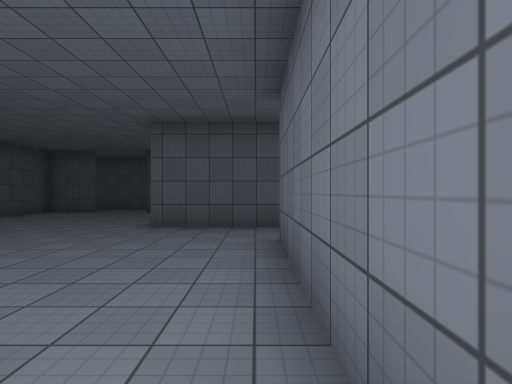
view 1 (above)

17 first-person views from a walk through a 3-D level made in the Unity game engine. The camera is 1.5 m above the floor, looks level and sees 80° across. The floor is counted in squares, 2 m on a side. Each view is taken from the middle of a square. On the plan, view 1 faces up. The plan holds only what a view shows up to about 10 squares ahead; the rest is blank. The place goes on beyond the plan. Surface patterns are stand-ins for the level's own textures.

view 2
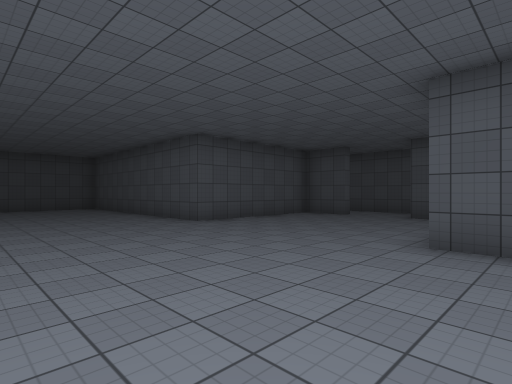

view 3
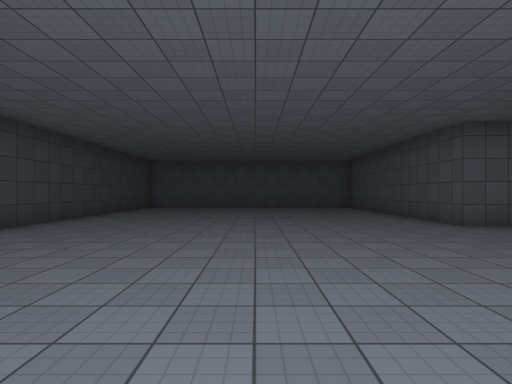

view 4
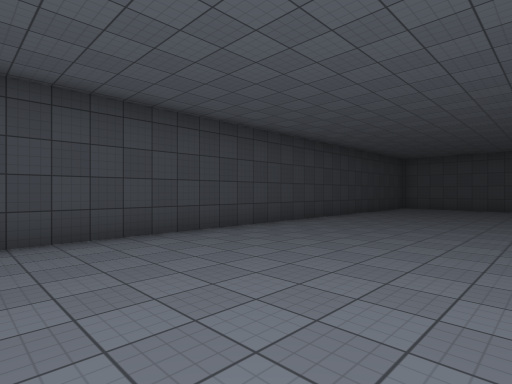

view 5
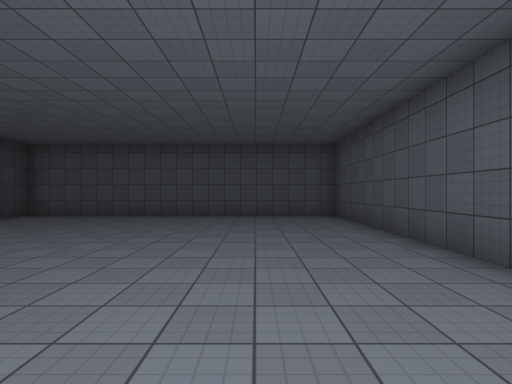

view 6
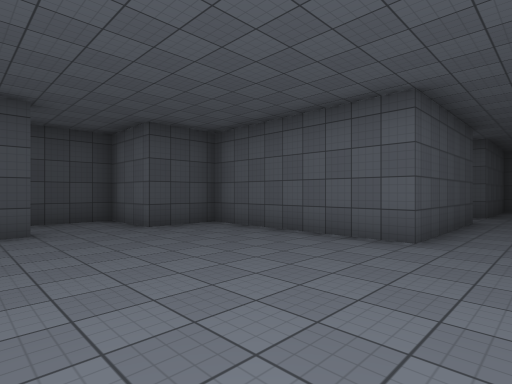

view 7
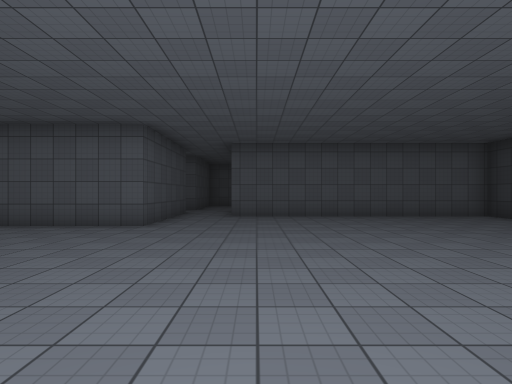

view 8
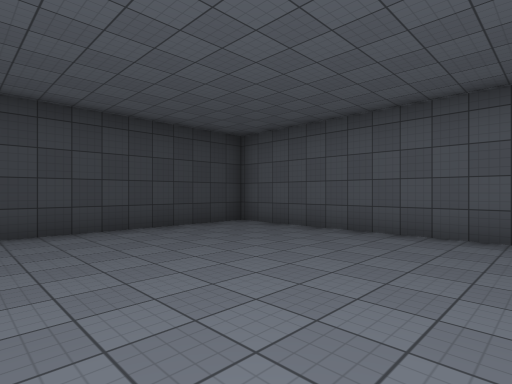

view 9
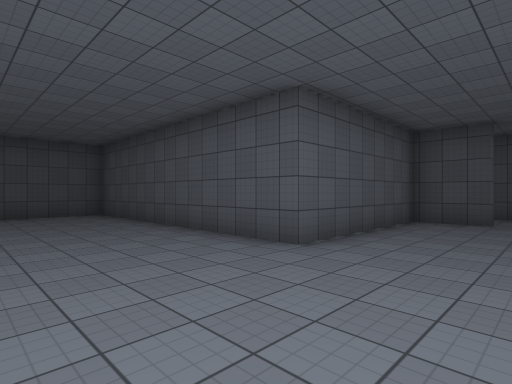

view 10
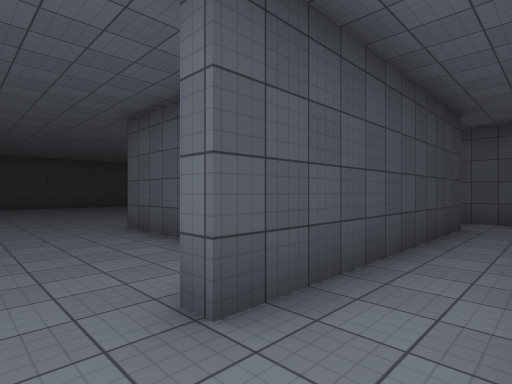

view 11
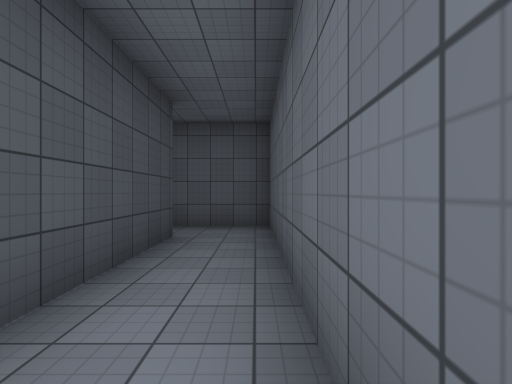

view 12
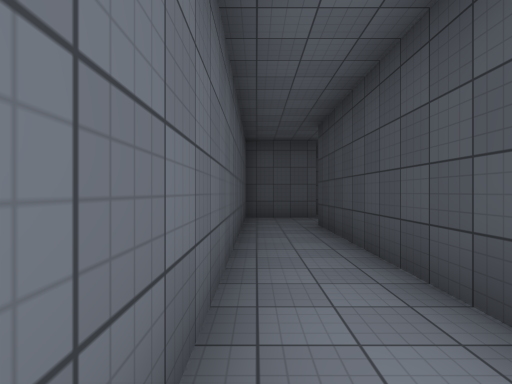

view 13
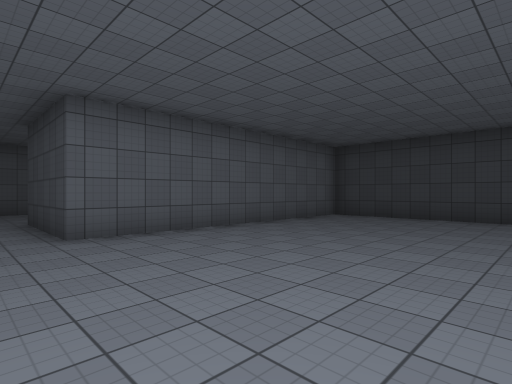

view 14
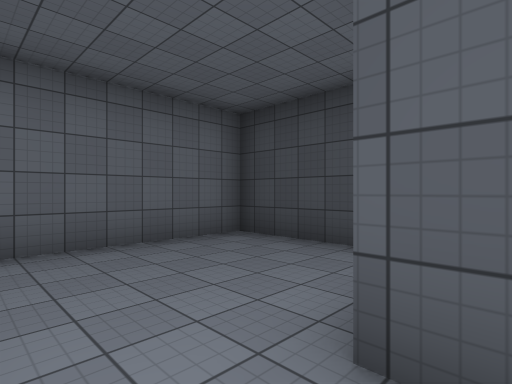

view 15
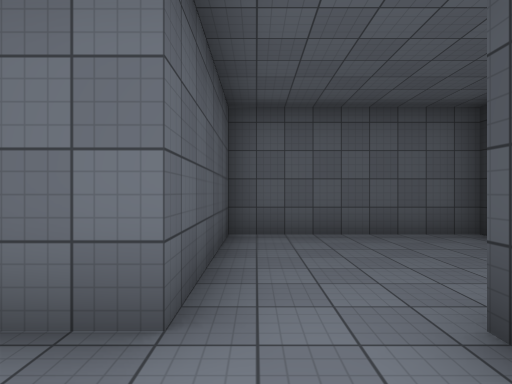

view 16
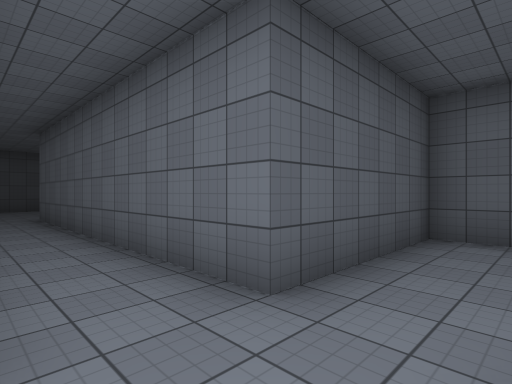

view 17
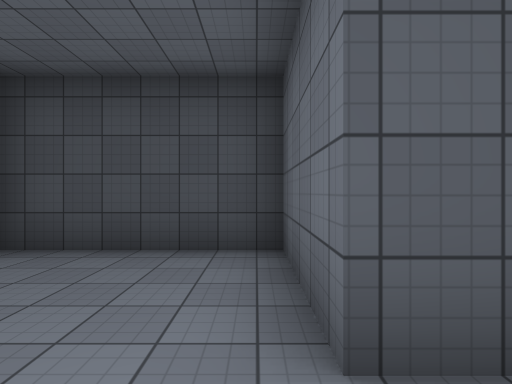

### Floor plan
Ten units are one square. View 1 is at (0, 0); x grows to the right and y downward. Boxes are objects, and circles mark ways between rooms. Rooms are numbered by the first view taken in them; rooms with no view inside come last. Other rooms are left out.
<svg viewBox="-161 -138 240 174">
<path fill="none" stroke="#000" d="M5 -65 -22 -65 -22 -112 -40 -112 -40 -133M-61 -116 -61 -112 -76 -112 -76 -65 -156 -65 -156 31 4 31 4 -48M-122 -116 -61 -116M-40 -133 -137 -133 -137 -111M19 -65 5 -65M4 -48 36 -48 36 -20 74 -20 74 -65 36 -65"/>
<circle cx="-50" cy="-120" r="3" fill="#2a7"/>
<circle cx="10" cy="-55" r="3" fill="#2a7"/>
<text x="-70" y="-30">1</text>
<text x="-100" y="-130">2</text>
<text x="50" y="-50">3</text>
</svg>
Room 1 opens to room 2. Room 1 opens to room 3.

Where each view was taken, in squares from view 1:
view 1: 0 up, 0 right, facing up
view 2: 2 up, 1 left, facing up-left
view 3: 2 up, 1 left, facing left
view 4: 2 up, 1 left, facing down-left
view 5: 4 up, 6 left, facing left
view 6: 5 up, 7 left, facing up-right
view 7: 4 up, 9 left, facing right
view 8: 3 up, 10 left, facing down-left
view 9: 3 up, 5 left, facing up-left
view 10: 13 up, 5 left, facing down-left
view 11: 13 up, 7 left, facing left
view 12: 13 up, 13 left, facing right
view 13: 6 up, 5 left, facing down-right
view 14: 6 up, 3 right, facing down-right
view 15: 6 up, 2 right, facing right
view 16: 5 up, 2 right, facing up-right
view 17: 6 up, 4 right, facing down
